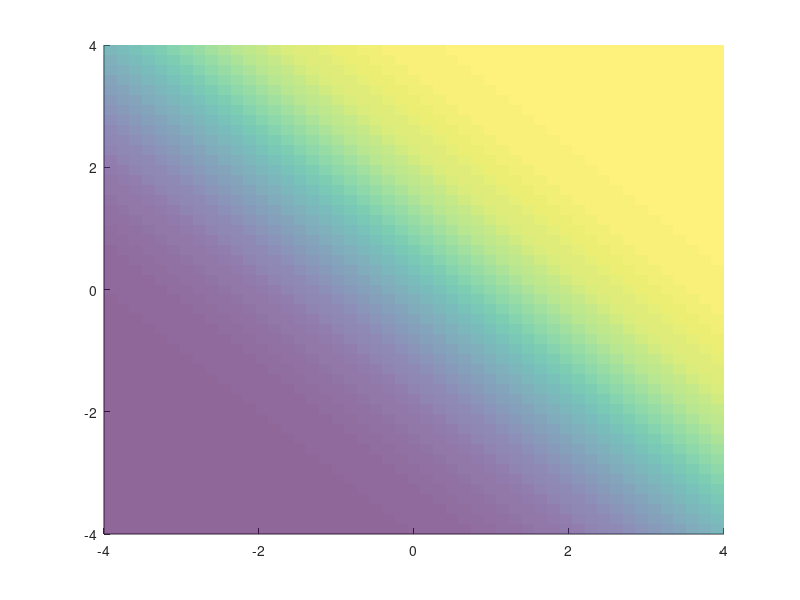

Write MATLAB code to recreate this figure. (Note: this script raises an error after producing the figure.)
clc;clear;close all;
%% Generate data dan transformasi sigmoid
n = 3000;           % Jumlah data
mu = [0; 0];        % Rata-rata
sigma = [1 0; 0 1]; % Matriks kovarians

% Generate data dari distribusi normal multivariat
X = mvnrnd(mu, sigma, n);

% Fungsi sigmoid 2D
sigmoid_2d = @(x1, x2) 1./(1 + exp(-(x1 + x2)));

% Hitung nilai sigmoid untuk setiap titik
Y = sigmoid_2d(X(:,1), X(:,2));

%% Figure 1: Plot 3D Transformasi Sigmoid
figure(1);
hold on;

% Grid untuk permukaan sigmoid
x1_grid = linspace(-4, 4, 50);
x2_grid = linspace(-4, 4, 50);
[X1_grid, X2_grid] = meshgrid(x1_grid, x2_grid);
Y_grid = sigmoid_2d(X1_grid, X2_grid);

% Plot permukaan
surf(X1_grid, X2_grid, Y_grid, 'FaceAlpha', 0.6, 'EdgeColor', 'none');
colormap('parula');

% Plot data transformasi
scatter3(X(:,1), X(:,2), Y, 40, Y, 'filled', 'MarkerFaceAlpha', 0.7);

% Tandai rata-rata
plot3(mu(1), mu(2), sigmoid_2d(mu(1), mu(2)), 'xk', 'MarkerSize', 15, 'LineWidth', 2);

xlabel('X1');
ylabel('X2');
zlabel('y = Sigmoid(X1+X2)');
title('Transformasi Sigmoid 2D dari Data Normal Bivariat');
grid on;
axis tight;
view(-30, 30);
colorbar;
hold off;

%% Figure 2: Distribusi Y
figure(2);

% Histogram dengan kernel density estimate
histogram(Y, 30, 'Normalization', 'pdf', 'FaceColor', [0.5 0.7 1], 'EdgeColor', 'none');
hold on;

% Plot kernel density estimate
[f, xi] = ksdensity(Y);
plot(xi, f, 'LineWidth', 2, 'Color', 'b');

% Garis vertikal di mean
y_mean = mean(Y);
xlims = xlim;
plot([y_mean y_mean], [0 xlims(2)], '--r', 'LineWidth', 1.5);

% Anotasi statistik
text(0.7, max(ylim)*0.9, sprintf('Mean = %.3f\nStd = %.3f', mean(Y), std(Y)), ...
    'BackgroundColor', 'white', 'EdgeColor', 'black');

xlabel('Nilai y');
ylabel('Densitas Probabilitas');
title('Distribusi Variabel Hasil Transformasi Sigmoid');
grid on;
legend({'Histogram', 'Kernel Density', 'Rata-rata'}, 'Location', 'northwest');
hold off;